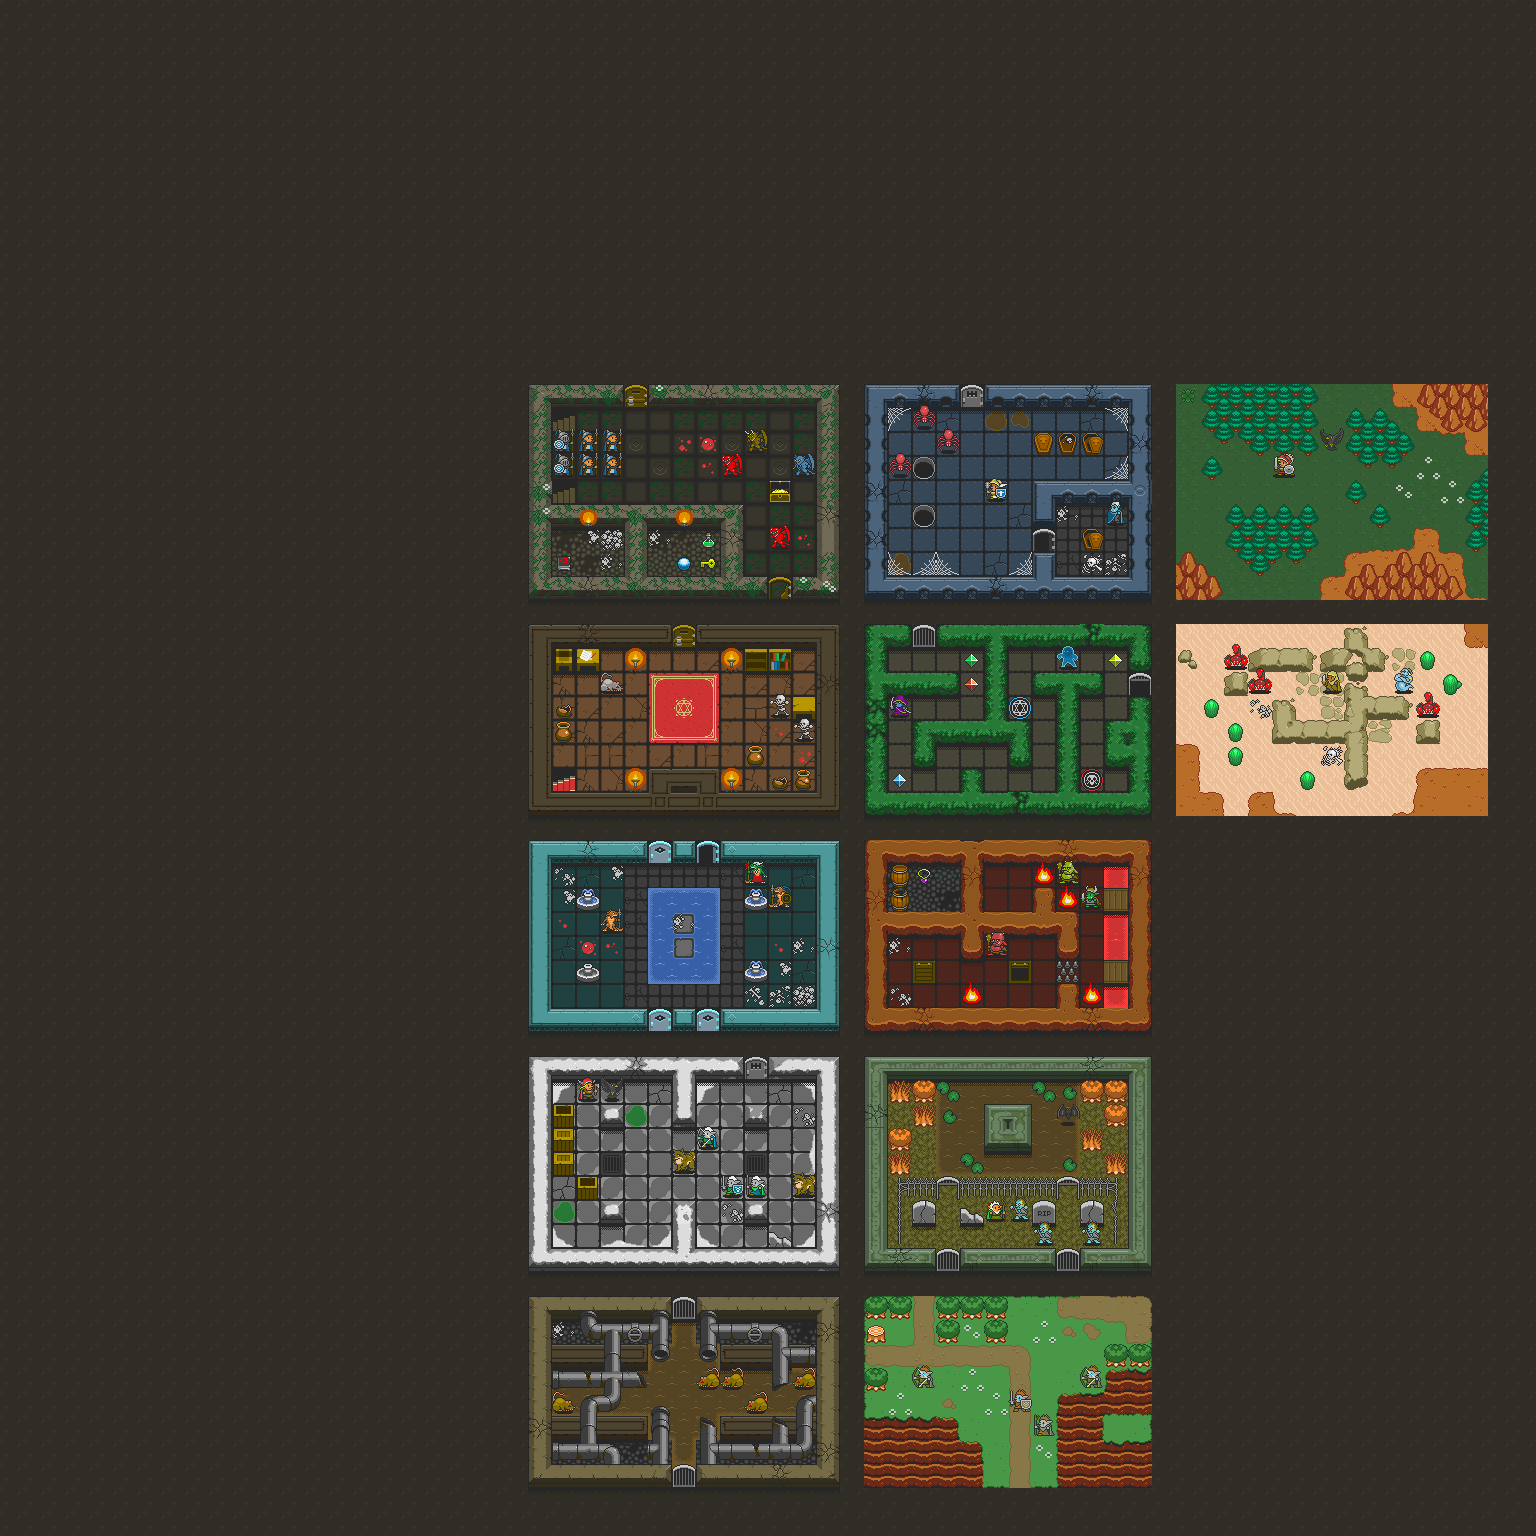

The image is a tile-based game level rendered from a .tmx file. Its description and source (layers, tilesets, objects; grid data summarised) follow:
An orthogonal 64x64 tile map with 24x24 px tiles, 6 tile layers (background, corners, shadows, creature shadow, ...), 4 tilesets.

<map version="1.0" orientation="orthogonal" width="64" height="64" tilewidth="24" tileheight="24">
 <tileset firstgid="1" name="oryx_world" tilewidth="24" tileheight="24">
  <image source="../oryx_world.png" trans="000000" width="1024" height="1024" />
 </tileset>
 <tileset firstgid="1765" name="oryx_creatures" tilewidth="24" tileheight="24">
  <tileoffset x="0" y="-4" />
  <image source="../oryx_creatures.png" trans="000000" width="432" height="648" />
 </tileset>
 <tileset firstgid="2251" name="oryx_items" tilewidth="16" tileheight="16">
  <tileoffset x="4" y="-4" />
  <image source="../oryx_items.png" trans="000000" width="352" height="128" />
 </tileset>
 <tileset firstgid="2427" name="oryx_world2" tilewidth="24" tileheight="24">
  <image source="../oryx_world2.png" trans="000000" width="2048" height="1024" />
 </tileset>
 <layer name="background" width="64" height="64">
  <data>[4096 cells, 4096 non-empty, 169 distinct tile ids]</data>
 </layer>
 <layer name="corners" width="64" height="64">
  <data>[4096 cells, 209 non-empty, 90 distinct tile ids]</data>
 </layer>
 <layer name="shadows" width="64" height="64">
  <data>[4096 cells, 311 non-empty, 26 distinct tile ids]</data>
 </layer>
 <layer name="creature shadow" width="64" height="64">
  <data>[4096 cells, 44 non-empty, 4 distinct tile ids]</data>
 </layer>
 <layer name="objects" width="64" height="64">
  <data>[4096 cells, 369 non-empty, 135 distinct tile ids]</data>
 </layer>
 <layer name="creatures" width="64" height="64" opacity="0.9">
  <data>[4096 cells, 57 non-empty, 35 distinct tile ids]</data>
 </layer>
</map>
